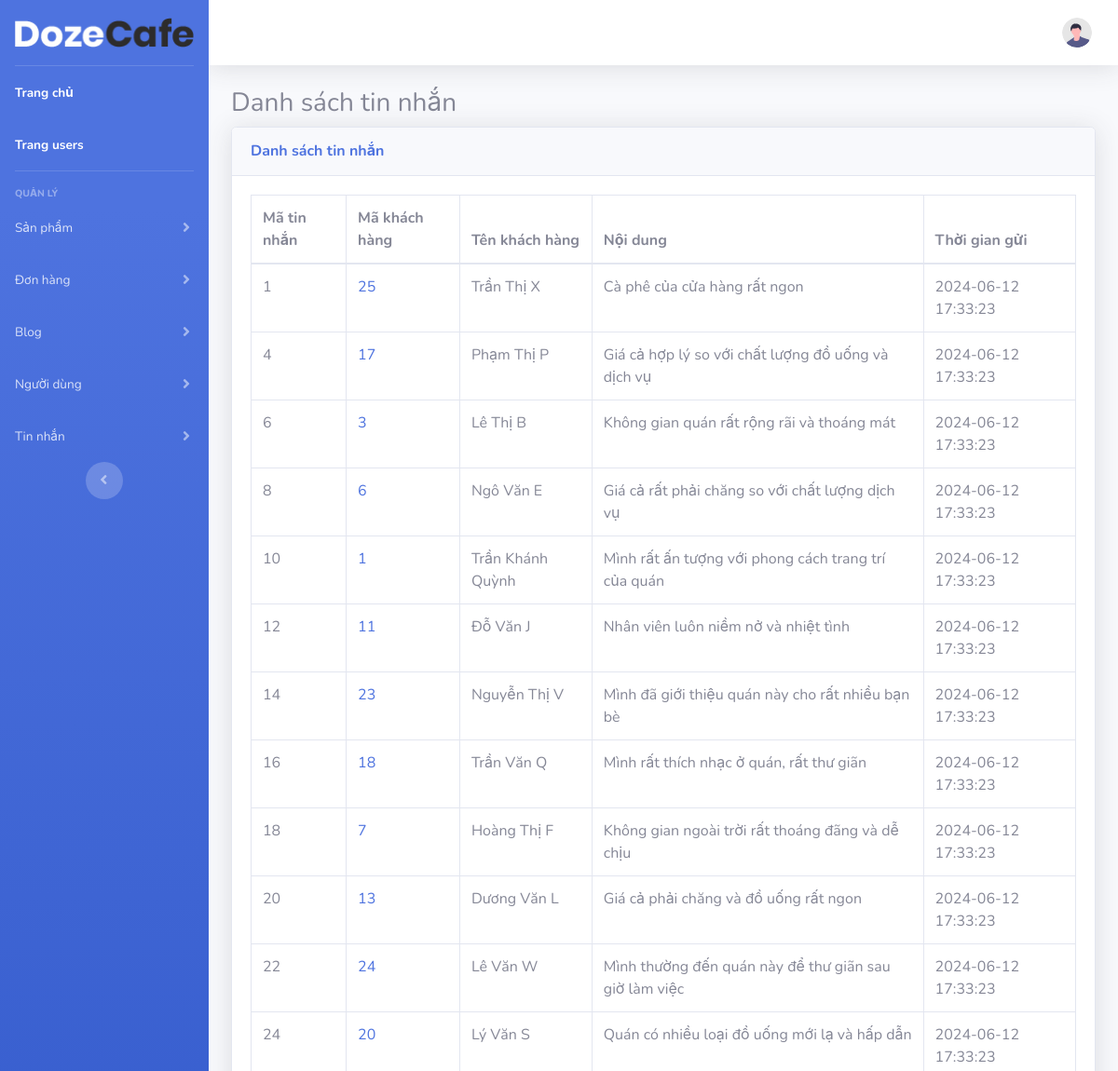
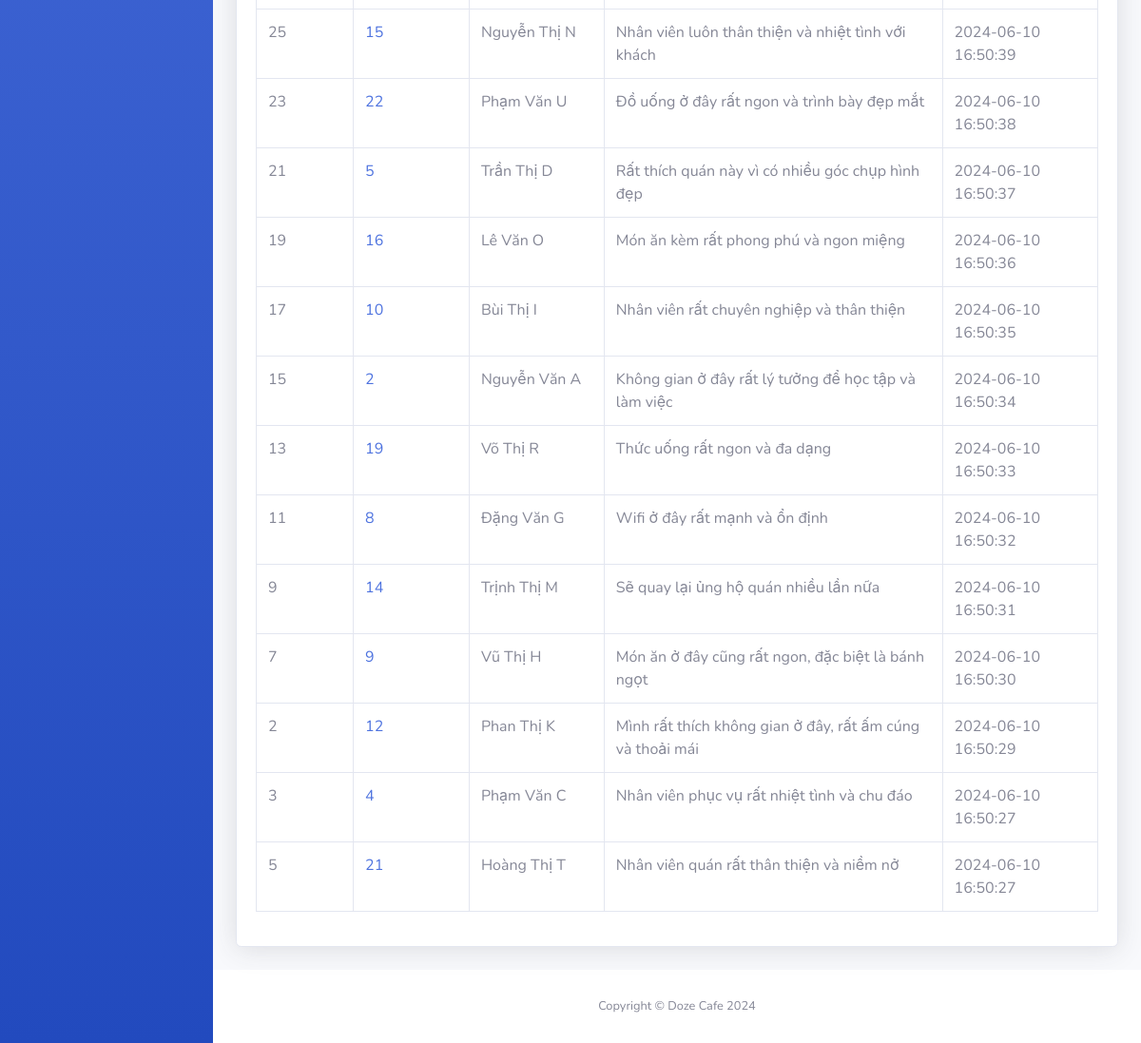
/admin_page/lietketinnhan.php, run on the app's committed database (2 pictures, top to bottom).
### tables this page shows
CREATE TABLE `messages` (
  `msg_id` int(11) NOT NULL,
  `users_id` int(11) NOT NULL,
  `content` text DEFAULT NULL,
  `created_at` datetime DEFAULT NULL
);

CREATE TABLE `users` (
  `users_id` int(11) NOT NULL,
  `username` varchar(255) NOT NULL,
  `password` varchar(255) NOT NULL,
  `fullname` varchar(255) NOT NULL,
  `phone` varchar(11) NOT NULL
);

### admin_page/lietketinnhan.php (the view, shortened to what this page needs)
<?php include("includes/header.php"); ?>
<div>
    <h3>Danh sách tin nhắn</h3>
    <div class="card shadow mb-4">
        <div class="card-header py-3">
            <h6 class="m-0 font-weight-bold text-primary">Danh sách tin nhắn</h6>
        </div>
        <div class="card-body">
            <div class="table-responsive">
                <table class="table table-bordered" id="dataTable" width="100%" cellspacing="0">
                    <thead>
                        <tr>
                            <th>Mã tin nhắn</th>
                            <th>Mã khách hàng</th>
                            <th>Tên khách hàng</th>
                            <th>Nội dung</th>
                            <th>Thời gian gửi</th>
                        </tr>
                    <tbody>
                    <?php
                        require("db/conn.php");
                        $sql_str = "SELECT messages.msg_id AS msg_id, users.users_id AS user_id, users.fullname, messages.content, messages.created_at
                                    FROM messages
                                    JOIN users ON users.users_id = messages.users_id
                                    ORDER BY messages.created_at desc;";
                        $result = mysqli_query($conn, $sql_str);
                        while ($row = mysqli_fetch_assoc($result)) {
                    ?>
                    <tr>
                        <td><?= htmlspecialchars($row['msg_id']) ?></td>
                        <td>
                                <a href='users_info.php?users_id=<?= htmlspecialchars($row['user_id']) ?>'>
                                    <?= htmlspecialchars($row['user_id']) ?>
                                </a>
                            </td>
                        <td><?= htmlspecialchars($row['fullname']) ?></td>
                        <td><?= htmlspecialchars($row['content']) ?></td>
                        <td><?= htmlspecialchars($row['created_at']) ?></td>
                    </tr>
                    <?php
                        }
                    ?>
                    </tbody>
                </table>
            </div>
        </div>
    </div>
</div>
<?php include("includes/footer.php"); ?>

### admin_page/lietketinnhan.php (style rules this page uses)
.table-responsive { overflow-x: auto; }

### data on the page
messages: msg_id "1", users.users_id "25", users.fullname "Trần Thị X", content "Cà phê của cửa hàng rất ngon", created_at "2024-06-12 17:33:23"
messages: msg_id "4", users.users_id "17", users.fullname "Phạm Thị P", content "Giá cả hợp lý so với chất lượng đồ uống và dịch vụ", created_at "2024-06-12 17:33:23"
messages: msg_id "6", users.users_id "3", users.fullname "Lê Thị B", content "Không gian quán rất rộng rãi và thoáng mát", created_at "2024-06-12 17:33:23"
messages: msg_id "8", users.users_id "6", users.fullname "Ngô Văn E", content "Giá cả rất phải chăng so với chất lượng dịch vụ", created_at "2024-06-12 17:33:23"
messages: msg_id "10", users.users_id "1", users.fullname "Trần Khánh Quỳnh", content "Mình rất ấn tượng với phong cách trang trí của quán", created_at "2024-06-12 17:33:23"
messages: msg_id "12", users.users_id "11", users.fullname "Đỗ Văn J", content "Nhân viên luôn niềm nở và nhiệt tình", created_at "2024-06-12 17:33:23"
messages: msg_id "14", users.users_id "23", users.fullname "Nguyễn Thị V", content "Mình đã giới thiệu quán này cho rất nhiều bạn bè", created_at "2024-06-12 17:33:23"
messages: msg_id "16", users.users_id "18", users.fullname "Trần Văn Q", content "Mình rất thích nhạc ở quán, rất thư giãn", created_at "2024-06-12 17:33:23"
messages: msg_id "18", users.users_id "7", users.fullname "Hoàng Thị F", content "Không gian ngoài trời rất thoáng đãng và dễ chịu", created_at "2024-06-12 17:33:23"
messages: msg_id "20", users.users_id "13", users.fullname "Dương Văn L", content "Giá cả phải chăng và đồ uống rất ngon", created_at "2024-06-12 17:33:23"
messages: msg_id "22", users.users_id "24", users.fullname "Lê Văn W", content "Mình thường đến quán này để thư giãn sau giờ làm việc", created_at "2024-06-12 17:33:23"
messages: msg_id "24", users.users_id "20", users.fullname "Lý Văn S", content "Quán có nhiều loại đồ uống mới lạ và hấp dẫn", created_at "2024-06-12 17:33:23"
messages: msg_id "25", users.users_id "15", users.fullname "Nguyễn Thị N", content "Nhân viên luôn thân thiện và nhiệt tình với khách", created_at "2024-06-10 16:50:39"
messages: msg_id "23", users.users_id "22", users.fullname "Phạm Văn U", content "Đồ uống ở đây rất ngon và trình bày đẹp mắt", created_at "2024-06-10 16:50:38"
messages: msg_id "21", users.users_id "5", users.fullname "Trần Thị D", content "Rất thích quán này vì có nhiều góc chụp hình đẹp", created_at "2024-06-10 16:50:37"
messages: msg_id "19", users.users_id "16", users.fullname "Lê Văn O", content "Món ăn kèm rất phong phú và ngon miệng", created_at "2024-06-10 16:50:36"
messages: msg_id "17", users.users_id "10", users.fullname "Bùi Thị I", content "Nhân viên rất chuyên nghiệp và thân thiện", created_at "2024-06-10 16:50:35"
messages: msg_id "15", users.users_id "2", users.fullname "Nguyễn Văn A", content "Không gian ở đây rất lý tưởng để học tập và làm việc", created_at "2024-06-10 16:50:34"
messages: msg_id "13", users.users_id "19", users.fullname "Võ Thị R", content "Thức uống rất ngon và đa dạng", created_at "2024-06-10 16:50:33"
messages: msg_id "11", users.users_id "8", users.fullname "Đặng Văn G", content "Wifi ở đây rất mạnh và ổn định", created_at "2024-06-10 16:50:32"
messages: msg_id "9", users.users_id "14", users.fullname "Trịnh Thị M", content "Sẽ quay lại ủng hộ quán nhiều lần nữa", created_at "2024-06-10 16:50:31"
messages: msg_id "7", users.users_id "9", users.fullname "Vũ Thị H", content "Món ăn ở đây cũng rất ngon, đặc biệt là bánh ngọt", created_at "2024-06-10 16:50:30"
messages: msg_id "2", users.users_id "12", users.fullname "Phan Thị K", content "Mình rất thích không gian ở đây, rất ấm cúng và thoải mái", created_at "2024-06-10 16:50:29"
messages: msg_id "3", users.users_id "4", users.fullname "Phạm Văn C", content "Nhân viên phục vụ rất nhiệt tình và chu đáo", created_at "2024-06-10 16:50:27"
messages: msg_id "5", users.users_id "21", users.fullname "Hoàng Thị T", content "Nhân viên quán rất thân thiện và niềm nở", created_at "2024-06-10 16:50:27"
